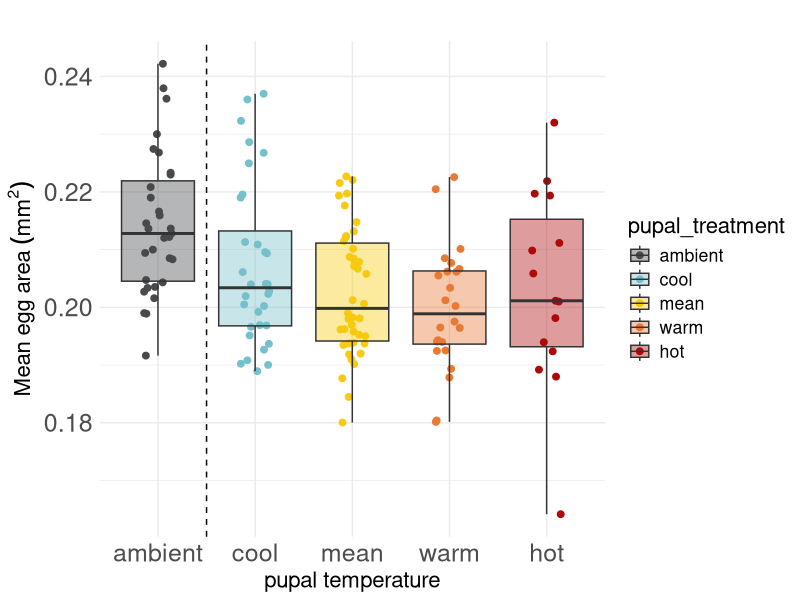
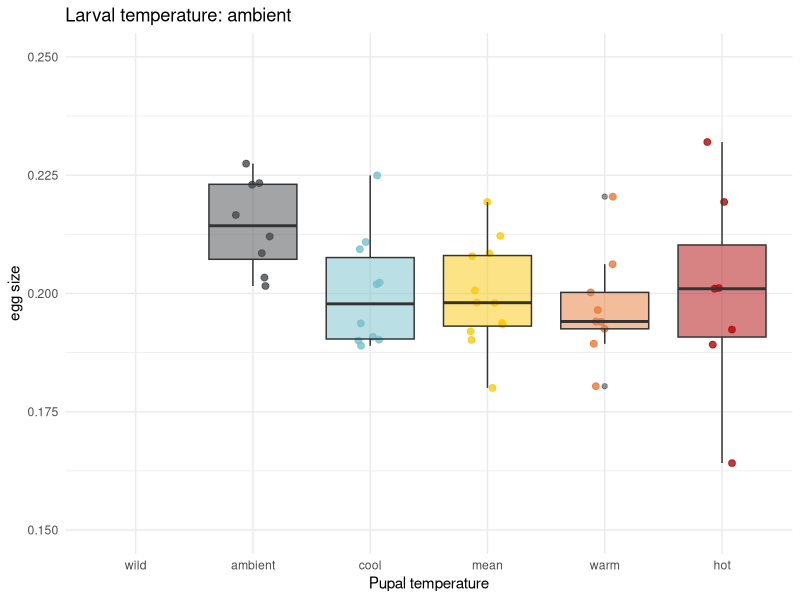
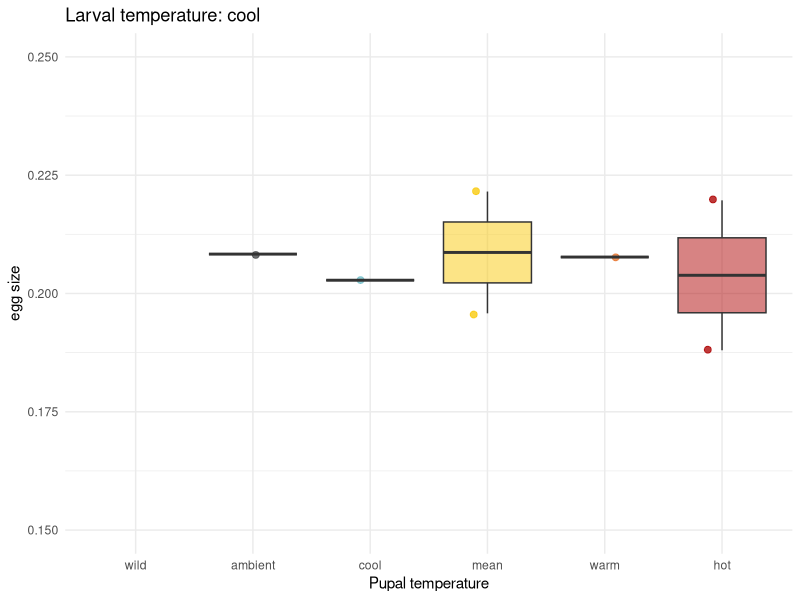
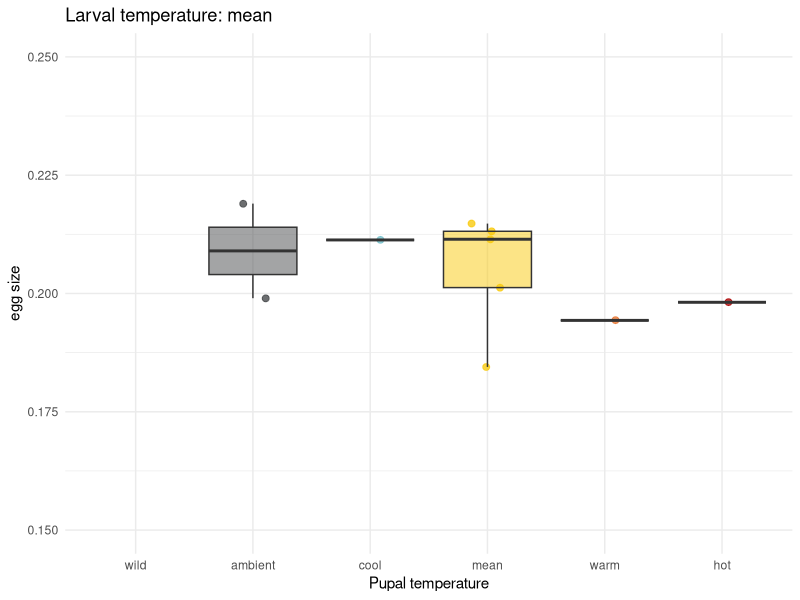
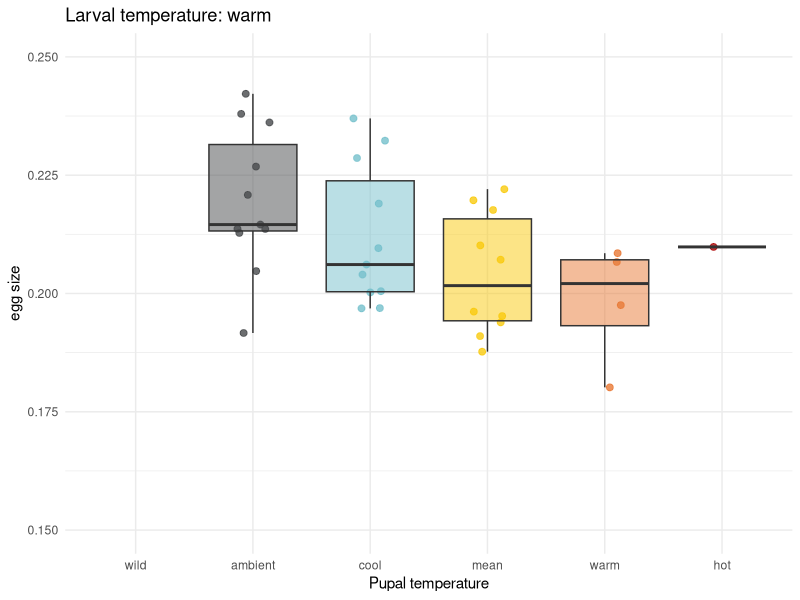
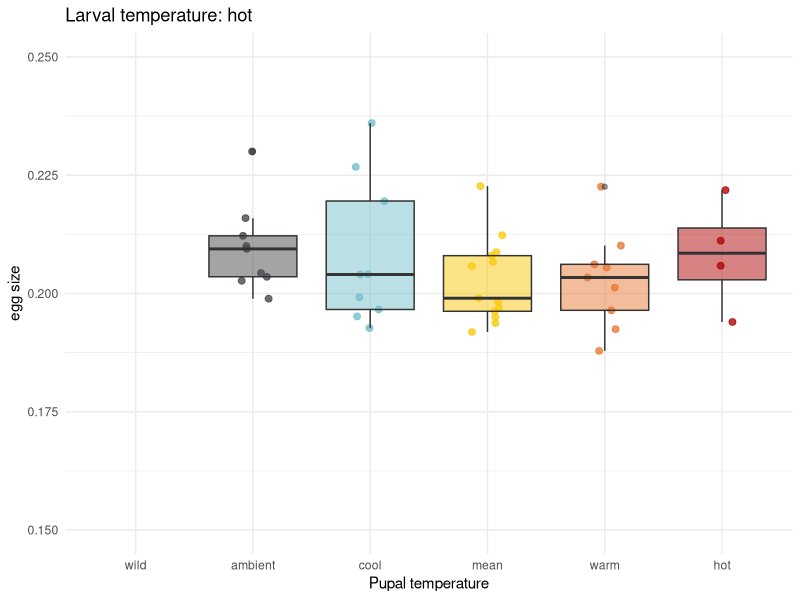
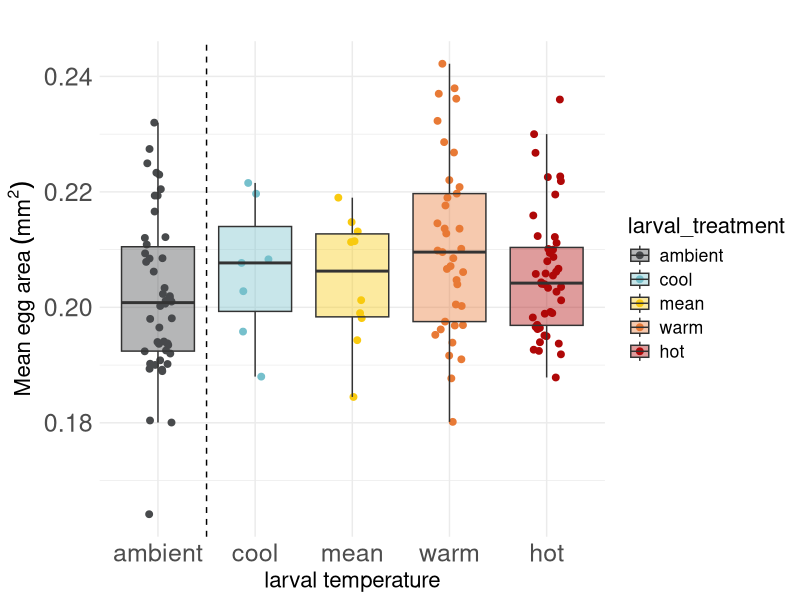
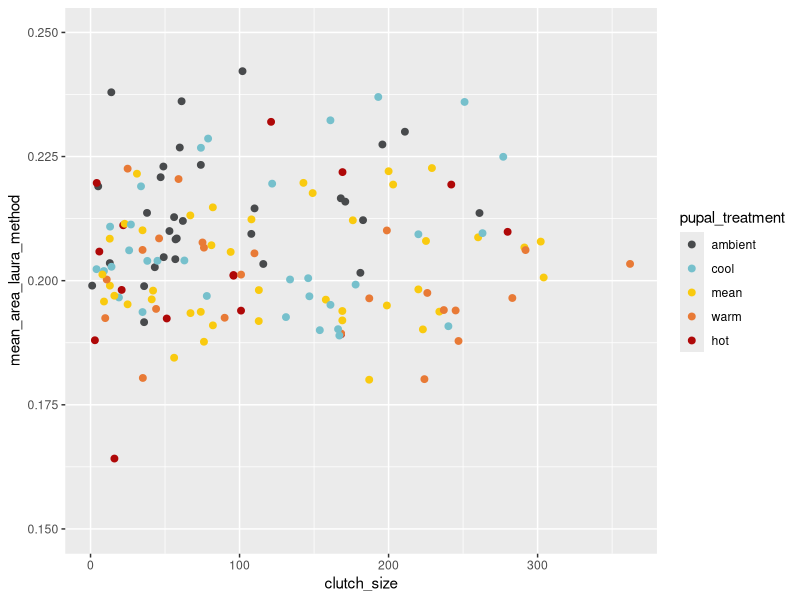

Here is the R script that generated these plots, in order:
## ---- chunk 1
library(here)
library(ggplot2)
library(tidyverse)
library(lme4)
## ---- chunk 2
#working with the egg counts of the five treatment groups
#read in the dataset
egg_counts <- read.csv(here("data", "emergence_egg_counts(Sheet1).csv"))


#make sure egg counts are stored as numbers
egg_counts$green_eggs  <- as.numeric(egg_counts$green_eggs)
egg_counts$orange_eggs <- as.numeric(egg_counts$orange_eggs)

#clean up the dataset so it only has the females I am interested in
egg_counts_clean <- egg_counts %>%
  filter(sex == "F") %>% #only looking at females
  filter(!startsWith(adultID, "F")) %>% #remove sienna's females
  mutate(clutch_size = green_eggs + orange_eggs) %>%
  filter(!is.na(clutch_size)) %>% #remove those with NA clutch size
  mutate(larval_treatment = str_extract(adultID, "^[^.]+")) %>% #make larval treatment column
  mutate(
    pupal_treatment = case_when(
      adultID == "CTRL.WTH.152_P6_H" ~ "hot",
      adultID == "HOT.WTH.47_P2_A"   ~ "ambient",
      TRUE                          ~ pupal_treatment
    )
  ) %>%
  mutate(
    larval_treatment = recode(
      larval_treatment,
      CTRL = "ambient",
      MEAN = "mean",
      COOL = "cool",
      WARM = "warm",
      HOT  = "hot"
    ))
## ---- chunk 3

egg_size_results <- read.csv(here("data", "egg size results - blinded.csv"))

egg_size_results$clutch_code <- as.character(egg_size_results$clutch_code)

results <- egg_counts_clean %>%
  left_join(egg_size_results, by = "clutch_code") %>%
  filter(!is.na(mean_area_laura_method))

results$mean_area_laura_method <- as.numeric(results$mean_area_laura_method)

results <- results %>%
  filter(!is.na(mean_area_laura_method))

  

## ---- chunk 4
#convert the pupal temperatures to factors
results$pupal_treatment <- factor(results$pupal_treatment,
                             levels = c("wild", "ambient", "cool", "mean", "warm", "hot"))

#convert the larval  temperatures to factors
results$larval_treatment <- factor(results$larval_treatment,
                             levels = c("wild", "ambient", "cool", "mean", "warm", "hot"))

#assign colours to the temperatures                           
temp_cols <- c(
  ambient = "#484A4C",
  cool    = "#76C0CC",
  mean    = "#F9CA0F",
  warm    = "#E87A36",
  hot     = "#AF0808")

## ---- chunk 5
ggplot(results, aes(x = pupal_treatment, y = mean_area_laura_method, fill = pupal_treatment)) +
  geom_jitter(aes(color = pupal_treatment),  width = 0.15, size = 2, alpha = 1.5) +
  geom_boxplot(alpha = 0.4, outlier.shape = NA) +
  geom_vline(xintercept = 1.5, linetype = "dashed", color = "black") +
  scale_x_discrete(labels = levels(factor(results$pupal_treatment))) +
  scale_fill_manual(values = temp_cols) +
  scale_color_manual(values = temp_cols) + 
  theme_minimal() +
  theme(legend.position = "right",
        text = element_text(size = 16),
  axis.title = element_text(size = 16),
  axis.text = element_text(size = 18)) +  
  labs(x = "pupal temperature", y = expression(Mean~egg~area~(mm^2)), title = "") 





larval_levels <- c("ambient", "cool", "mean", "warm", "hot")

plots <- lapply(larval_levels, function(lt) {

  ggplot(
    results %>% 
    filter(larval_treatment == lt),
    aes(x = pupal_treatment, y = mean_area_laura_method, fill = pupal_treatment)
  ) +
    geom_jitter(aes(color = pupal_treatment),
                width = 0.15, size = 2, alpha = 0.8) +
    geom_boxplot(alpha = 0.5) +
    scale_x_discrete(
        limits = levels(results$pupal_treatment),
        drop = FALSE) +
    scale_y_continuous(limits = c(0.15, 0.25)) +
    scale_fill_manual(values = temp_cols) +
    scale_color_manual(values = temp_cols) +
    theme_minimal() +
    theme(legend.position = "none") +
    labs(
      x = "Pupal temperature",
      y = "egg size",
      title = paste("Larval temperature:", lt)
    )
})

# View first plot
plots[[1]]
plots[[2]]
plots[[3]]
plots[[4]]
plots[[5]]

## ---- chunk 6
ggplot(results, aes(x = larval_treatment, y = mean_area_laura_method, fill = larval_treatment)) +
  geom_jitter(aes(color = larval_treatment),  width = 0.15, size = 2, alpha = 1.5) +
  geom_boxplot(alpha = 0.4, outlier.shape = NA) +
  geom_vline(xintercept = 1.5, linetype = "dashed", color = "black") +
  scale_x_discrete(labels = levels(factor(results$larval_treatment))) +
  scale_fill_manual(values = temp_cols) +
  scale_color_manual(values = temp_cols) + 
  theme_minimal() +
  theme(legend.position = "right",
        text = element_text(size = 16),
  axis.title = element_text(size = 16),
  axis.text = element_text(size = 18)) +  
  labs(x = "larval temperature", y = expression(Mean~egg~area~(mm^2)), title = "") 

## ---- chunk 7
ggplot(results, aes(x = clutch_size, y = mean_area_laura_method, fill = pupal_treatment)) +
  geom_jitter(aes(color = pupal_treatment),  width = 0.15, size = 2, alpha = 1.5) +
  scale_color_manual(values = temp_cols) +
  #facet_wrap(~ larval_treatment) +
  scale_y_continuous(limits = c(0.15, 0.25))
